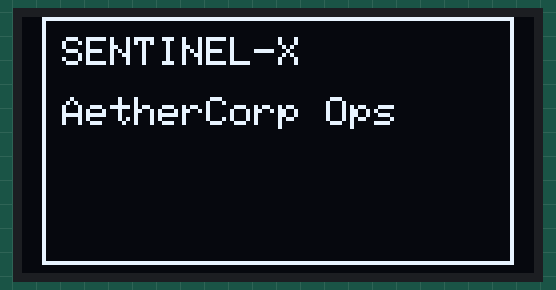
Recording of a sketch running on a simulated ESP32. On the bench: 128×64 one-colour display.

Above: at 0.1 s.
At 1.6 s:
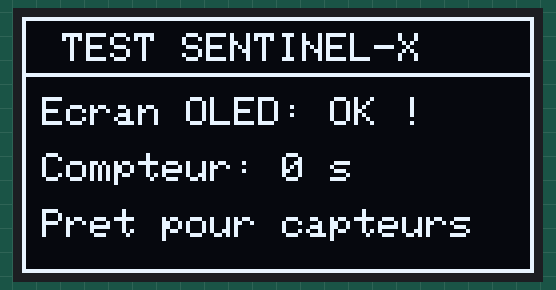
At 8.8 s:
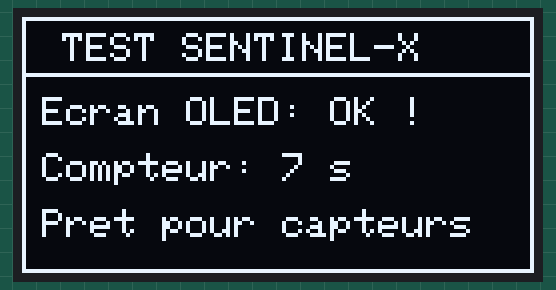
At 20.1 s:
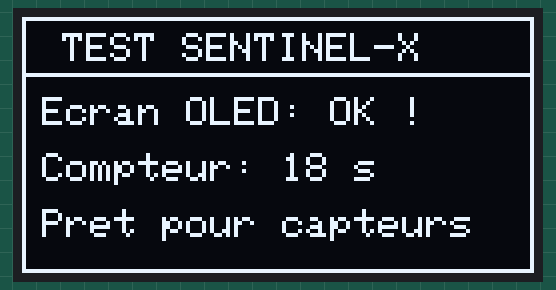
At 29.3 s:
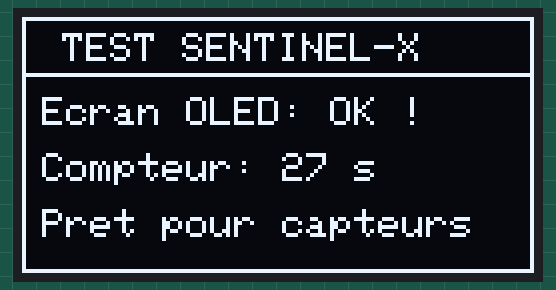
At 38.6 s:
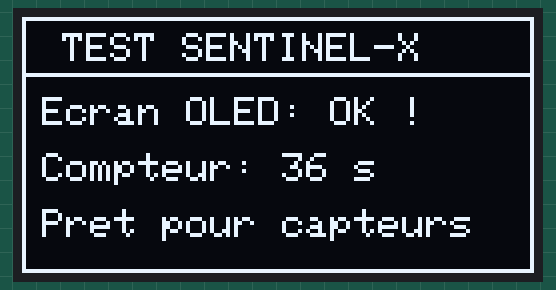

The sketch:

test_oled.ino
```cpp
#include <Wire.h>
#include <Adafruit_GFX.h>
#include <Adafruit_SSD1306.h>

#define SCREEN_WIDTH 128
#define SCREEN_HEIGHT 64
#define OLED_RESET -1
#define SCREEN_ADDRESS 0x3C

#define PIN_SDA 4 // D2 (GPIO4)
#define PIN_SCL 5 // D1 (GPIO5)

Adafruit_SSD1306 display(SCREEN_WIDTH, SCREEN_HEIGHT, &Wire, OLED_RESET);

int counter = 0;

void setup() {
  Serial.begin(115200);
  Wire.begin(PIN_SDA, PIN_SCL);

  if (!display.begin(SSD1306_SWITCHCAPVCC, SCREEN_ADDRESS)) {
    Serial.println(F("Échec initialisation SSD1306"));
    for (;;);
  }

  display.clearDisplay();
  display.setTextSize(1);
  display.setTextColor(SSD1306_WHITE);
  display.setCursor(10, 5);
  display.println("SENTINEL-X");
  display.setCursor(10, 20);
  display.println("AetherCorp Ops");
  display.drawRect(5, 0, 118, 62, SSD1306_WHITE);
  display.display();
  delay(1500);
}

void loop() {
  display.clearDisplay();

  // Titre
  display.setTextSize(1);
  display.setTextColor(SSD1306_WHITE);
  display.setCursor(10, 4);
  display.print("TEST SENTINEL-X");
  display.drawLine(0, 14, 127, 14, SSD1306_WHITE);

  // Contenu animé
  display.setCursor(5, 20);
  display.print("Ecran OLED: OK !");

  display.setCursor(5, 34);
  display.printf("Compteur: %d s", counter++);

  display.setCursor(5, 48);
  display.print("Pret pour capteurs");

  // Cadre de bordure
  display.drawRect(0, 0, 128, 64, SSD1306_WHITE);

  display.display();
  delay(1000);
}
```

Measured:
- what the display in image 1 shows lasts 1.0 s, from 1.6 s to 2.6 s
